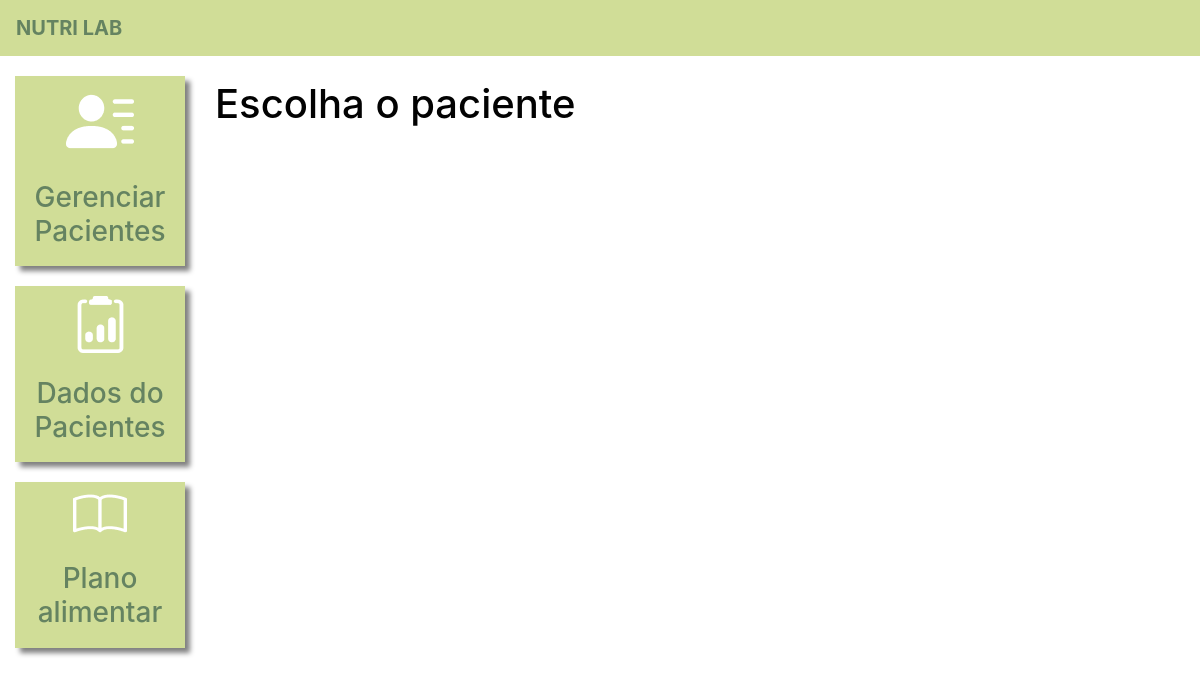
The page /dados_paciente/ (signed in) on the database as committed earlier.
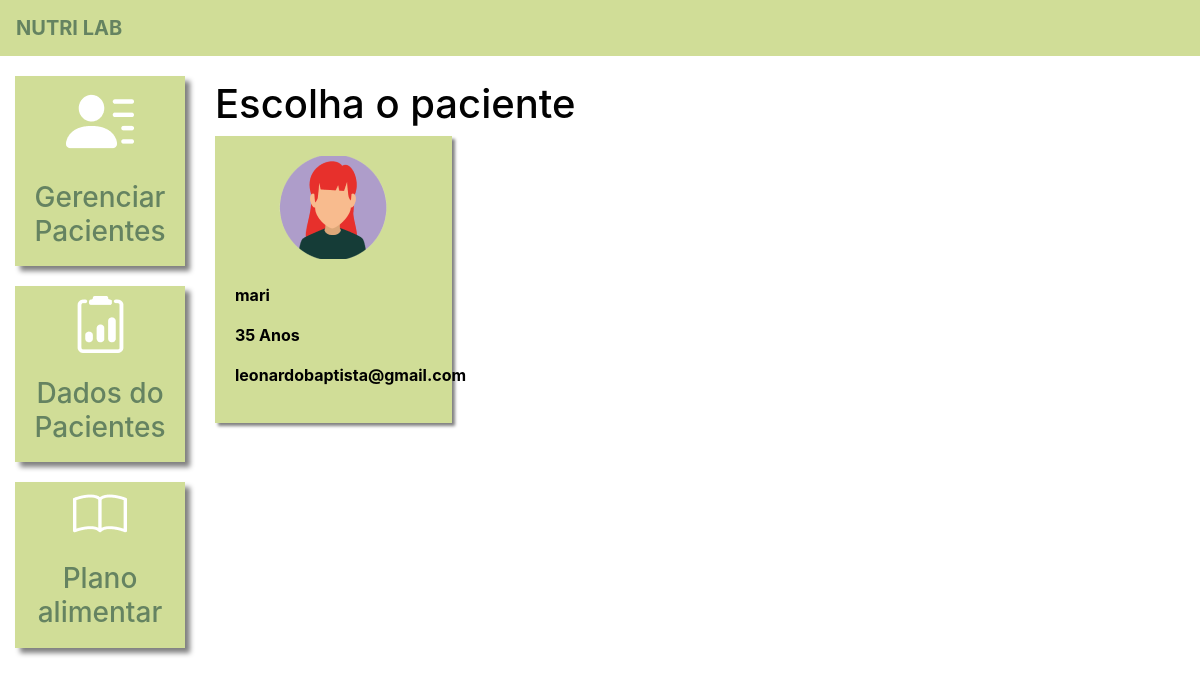
The same page on the database as committed later.
### plataforma/models.py (models this page shows, shortened)
class Pacientes(models.Model):
    choices_sexo = (('F', 'Feminino'),
                    ('M', 'Maculino'))
    nome = models.CharField(max_length=50)
    sexo = models.CharField(max_length=1, choices=choices_sexo)
    idade = models.IntegerField()
    email = models.EmailField()
    telefone = models.CharField(max_length=19)
    nutri = models.ForeignKey(User, on_delete=models.CASCADE)

### plataforma/views.py (the view)
# urls.py: path('dados_paciente/', views.dados_paciente_listar, name="dados_paciente_listar"),
@login_required(login_url='/auth/logar/')
def dados_paciente_listar(request):
    if request.method == "GET":
        pacientes = Pacientes.objects.filter(nutri=request.user)
        return render(request, 'dados_paciente_listar.html', {'pacientes': pacientes})

### plataforma/templates/dados_paciente_listar.html (shortened to what this page needs)
{% extends 'base_plataforma.html' %}
{% load static %}
{% block 'plataforma' %}
    <br>
    <h1 class="titulo color: black">Escolha o paciente</h1>
    <div  class="row">
        {% for paciente in pacientes%}
            <div class="col-md-4">
                <a href="{% url 'dados_paciente' paciente.id %}" class="link-hover">
                    <div class="card-paciente">
                        <div class="foto-perfil">
                            {% if paciente.sexo == "M"%}
                                <img src="{% static 'plataforma/img/perfil2.png' %}">
                            {% else %}
                                <img src="{% static 'plataforma/img/perfil1.png' %}">
                            {% endif %}
                        </div>
                        <br>
                        <p class="dados">{{paciente.nome}}</p>
                        <p class="dados">{{paciente.idade}} Anos</p>
                        <p class="dados">{{paciente.email}}</p>
                    </div>
                </a>
            </div>
        {% endfor %}
    </div>
{% endblock%}

### templates/base_plataforma.html
{% extends 'base.html' %}
{% load static %}
{% block 'head' %}
<link rel="stylesheet" href="{% static 'plataforma/css/css.css' %}">
{% endblock %}
{% block 'body' %}
    <div class="container-fluid">
        <div class="row">
            <div class="col-md-2">
                <a href="{% url 'pacientes' %}" class="link-lateral">
                    <div class="card-lateral">
                        <img src="{% static 'plataforma/img/paciente.png' %}">
                        <br>
                        <br>
                        <h3>Gerenciar Pacientes</h3>
                    </div>
                </a>
                <a href="{% url 'dados_paciente_listar' %}" class="link-lateral">
                    <div class="card-lateral">
                        <img src="{% static 'plataforma/img/dados_paciente.png' %}">
                        <br>
                        <br>
                        <h3>Dados do Pacientes</h3>
                    </div>
                </a>
                <a href="#" class="link-lateral">
                    <div class="card-lateral">
                        <img src="{% static 'plataforma/img/plano_alimentar.png' %}">
                        <br>
                        <br>
                        <h3>Plano alimentar</h3>
                    </div>
                </a>
            </div>
            <div class="col-md-8">
                {% block 'plataforma' %}
                {% endblock %}
            </div>
        </div>
    </div>
{% endblock%}

### templates/base.html (shortened to what this page needs)
{% load static %}
<!doctype html>
<html lang="pt-BR">
  <head>
    {% block 'head' %}{% endblock  %}
    <link rel="stylesheet" href="https://cdn.jsdelivr.net/npm/bootstrap@4.6.1/dist/css/bootstrap.min.css">
  </head>
  <body>
    {% if user.is_authenticated %}
      <nav style="background-color: #d0dd97;" class="navbar navbar-expand-lg navbar-dark">
        <a style="font-weight: bold; color: #658361" class="navbar-brand" href="#">NUTRI LAB</a>
      </nav>
    {% endif %}
    {% block 'body' %}{% endblock  %}
  </body>
</html>

### templates/static/plataforma/css/css.css (style rules this page uses)
.card-lateral { background-color: #d0dd97; margin-top: 20px; padding: 10px; color: #658361; font-weight: bold; text-decoration: none; text-align: center; box-shadow: 5px 5px 5px gray; }
.titulo { color: #020202; }
.card-paciente { background-color: #d0dd97; width: 100%; box-shadow: 3px 3px 3px gray; padding: 20px; color: black; }
.foto-perfil { text-align: center; }
.dados { font-weight: bold; }

Rows that differ between the two databases and show on the page:
added Pacientes: nome "mari", idade "35", email "leonardobaptista@gmail.com"
